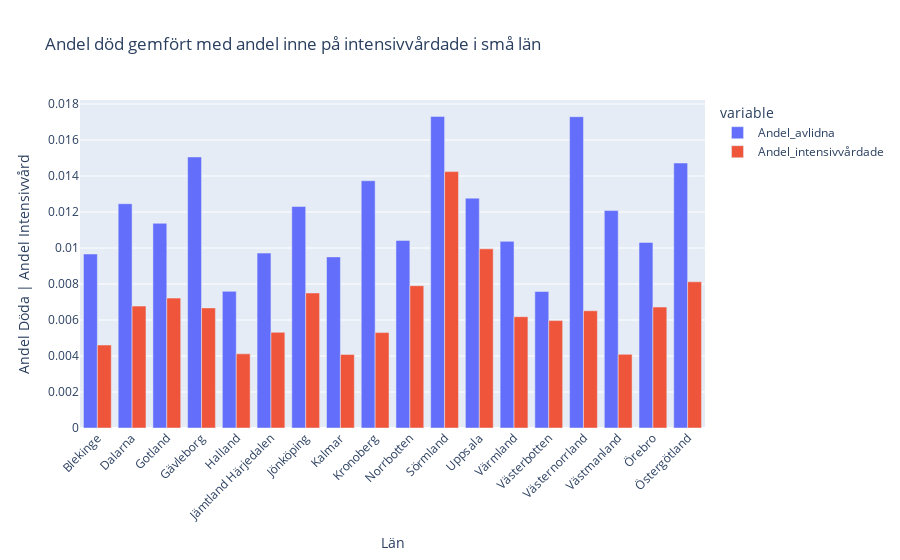

Notebook source saved alongside this figure:
### Code cell
fig = px.bar(små_län_data, x="Län", y=["Andel_avlidna", "Andel_intensivvårdade"], title="Andel död gemfört med andel inne på intensivvårdade i små län",
            labels={"value": "Andel Döda | Andel Intensivvård"})
fig.update_layout(barmode="group", xaxis_tickangle=-45)
fig.show()
fig.write_html("visualizations/AndelDödGemförMedAndelPåIVAiSmåLän.html")

### Figure 1 — Plotly figure (JSON) as saved in the notebook; plotly's stock layout.template omitted (floating-point values rounded to 4 significant figures)
{"data": [{"alignmentgroup": "True", "hovertemplate": "variable=Andel_avlidna<br>Län=%{x}<br>Andel Döda | Andel Intensivvård=%{y}<extra></extra>", "legendgroup": "Andel_avlidna", "marker": {"color": "#636efa", "pattern": {"shape": ""}}, "name": "Andel_avlidna", "offsetgroup": "Andel_avlidna", "orientation": "v", "showlegend": true, "textposition": "auto", "type": "bar", "x": ["Blekinge", "Dalarna", "Gotland", "Gävleborg", "Halland", "Jämtland Härjedalen", "Jönköping", "Kalmar", "Kronoberg", "Norrbotten", "Sörmland", "Uppsala", "Värmland", "Västerbotten", "Västernorrland", "Västmanland", "Örebro", "Östergötland"], "xaxis": "x", "y": [0.009666, 0.01246, 0.01137, 0.01506, 0.007592, 0.009718, 0.0123, 0.009507, 0.01374, 0.01042, 0.01731, 0.01277, 0.01037, 0.007584, 0.01729, 0.01208, 0.01031, 0.01472], "yaxis": "y"}, {"alignmentgroup": "True", "hovertemplate": "variable=Andel_intensivvårdade<br>Län=%{x}<br>Andel Döda | Andel Intensivvård=%{y}<extra></extra>", "legendgroup": "Andel_intensivvårdade", "marker": {"color": "#EF553B", "pattern": {"shape": ""}}, "name": "Andel_intensivvårdade", "offsetgroup": "Andel_intensivvårdade", "orientation": "v", "showlegend": true, "textposition": "auto", "type": "bar", "x": ["Blekinge", "Dalarna", "Gotland", "Gävleborg", "Halland", "Jämtland Härjedalen", "Jönköping", "Kalmar", "Kronoberg", "Norrbotten", "Sörmland", "Uppsala", "Värmland", "Västerbotten", "Västernorrland", "Västmanland", "Örebro", "Östergötland"], "xaxis": "x", "y": [0.00461, 0.006771, 0.007216, 0.006671, 0.00412, 0.005314, 0.0075, 0.004085, 0.0053, 0.007906, 0.01424, 0.009953, 0.006184, 0.005967, 0.006512, 0.004093, 0.006718, 0.008122], "yaxis": "y"}], "layout": {"barmode": "group", "legend": {"title": {"text": "variable"}, "tracegroupgap": 0}, "title": {"text": "Andel död gemfört med andel inne på intensivvårdade i små län"}, "xaxis": {"anchor": "y", "domain": [0, 1], "tickangle": -45, "title": {"text": "Län"}}, "yaxis": {"anchor": "x", "domain": [0, 1], "title": {"text": "Andel Döda | Andel Intensivvård"}}}}
